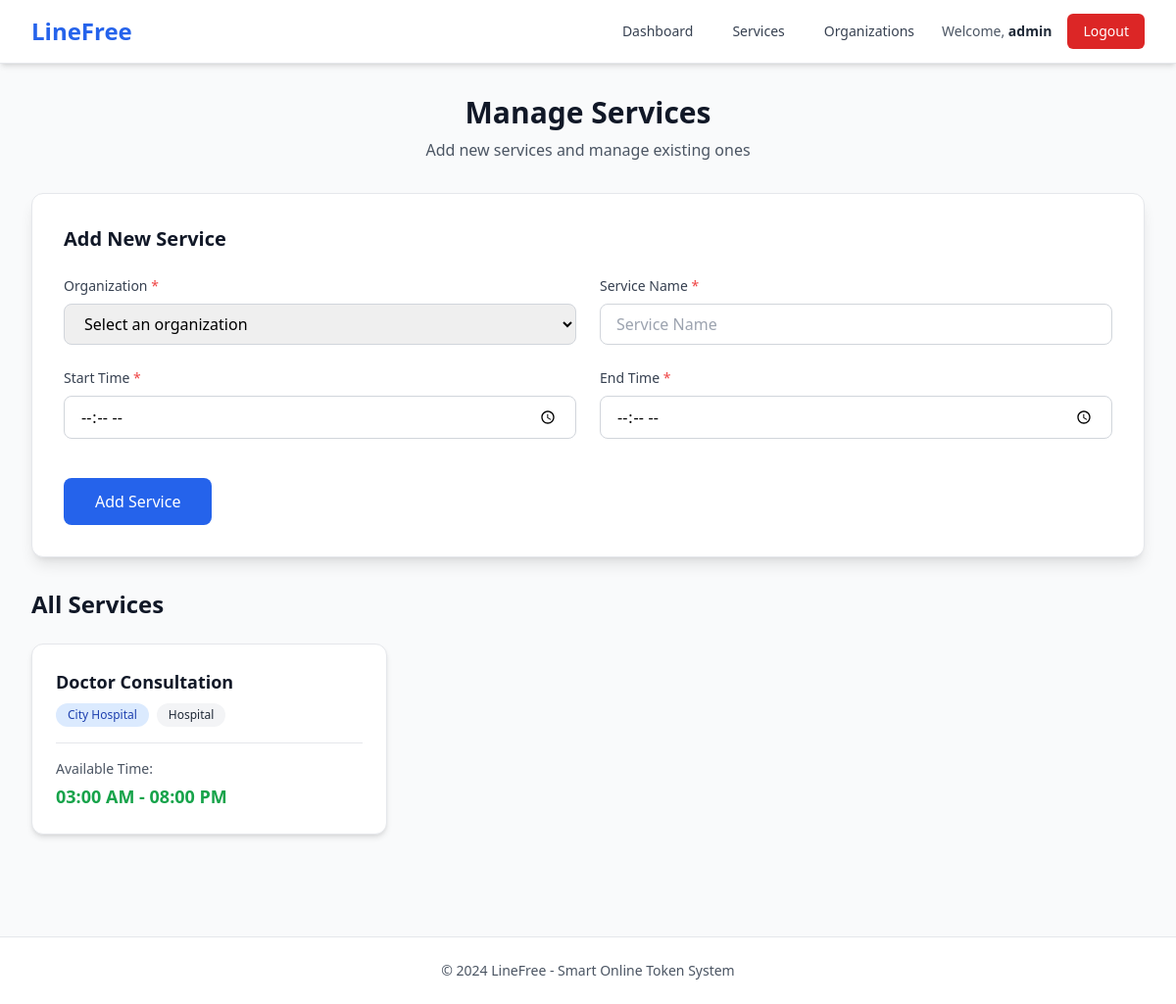
The page /admin-dashboard/services/ (signed in) on the database as committed earlier.
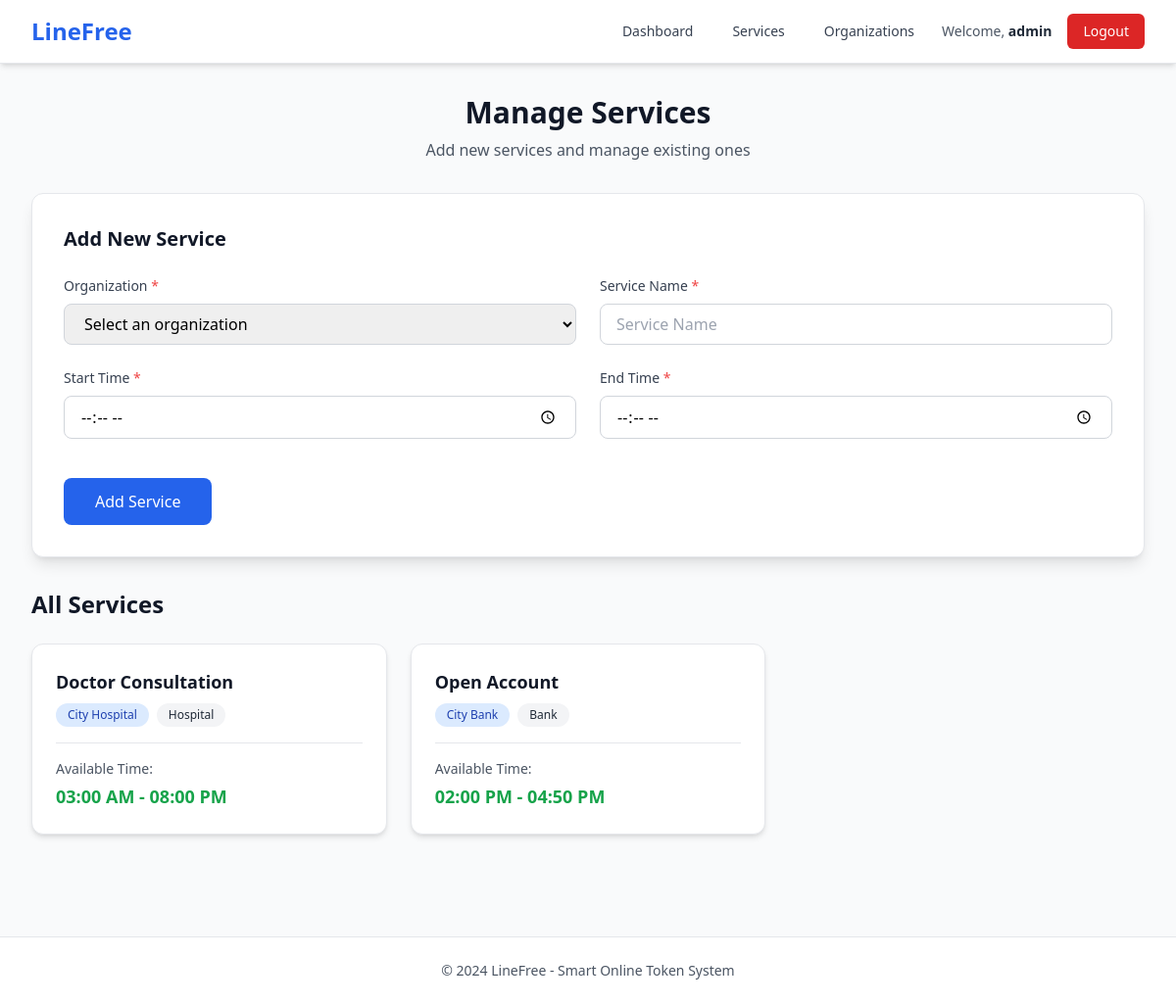
The same page on the database as committed later.
### linefree/models.py (models this page shows, shortened)
class Service(models.Model):
    organization = models.ForeignKey(Organization, on_delete=models.CASCADE, related_name="services")
    name = models.CharField(max_length=100)
    start_time = models.TimeField()
    end_time = models.TimeField()
    class Meta:
        unique_together = ['organization', 'name']  # Prevent duplicate service names within same organization

class Organization(models.Model):
    ORG_TYPES = [
        ("Hospital", "Hospital"),
        ("Bank", "Bank"),
        ("Other", "Other"),
    ]
    name = models.CharField(max_length=100)
    org_type = models.CharField(max_length=20, choices=ORG_TYPES)
    def __str__(self):
        return f"{self.name} . ({self.org_type})"

### linefree/views.py (the view)
# urls.py: path('admin-dashboard/services/', views.manage_services, name='manage_services'),
@login_required
@user_passes_test(is_admin)
def manage_services(request):
    services = Service.objects.select_related('organization').all()
    form = ServiceForm()
    if request.method == 'POST':
        form = ServiceForm(request.POST)
        if form.is_valid():
            form.save()
            messages.success(request, f"Service '{form.cleaned_data['name']}' added successfully!")
            return redirect('manage_services')
    return render(request, 'manage_services.html', {'form': form, 'services': services})

### linefree/views.py (called while the page is built)
def is_admin(user):
    return user.is_staff

### linefree/templates/manage_services.html (shortened to what this page needs)
{% extends 'base.html' %}
{% block content %}
<div class="max-w-6xl mx-auto">
    <div class="text-center mb-8">
        <h1 class="text-3xl font-bold text-gray-900 mb-2">Manage Services</h1>
        <p class="text-gray-600">Add new services and manage existing ones</p>
    </div>
    <div class="bg-white p-8 rounded-xl shadow-lg border border-gray-200 mb-8">
        <h2 class="text-xl font-semibold text-gray-900 mb-6">Add New Service</h2>
        <form method="post" class="space-y-6">
            <div class="grid md:grid-cols-2 gap-6">
                <div>
                    <label for="{{ form.organization.id_for_label }}" class="block text-sm font-medium text-gray-700 mb-2">
                        Organization <span class="text-red-500">*</span>
                    </label>
                    {{ form.organization }}
                </div>
                <div>
                    <label for="{{ form.name.id_for_label }}" class="block text-sm font-medium text-gray-700 mb-2">
                        Service Name <span class="text-red-500">*</span>
                    </label>
                    {{ form.name }}
                </div>
            </div>
            <div class="grid md:grid-cols-2 gap-6">
                <div>
                    <label for="{{ form.start_time.id_for_label }}" class="block text-sm font-medium text-gray-700 mb-2">
                        Start Time <span class="text-red-500">*</span>
                    </label>
                    {{ form.start_time }}
                </div>
                <div>
                    <label for="{{ form.end_time.id_for_label }}" class="block text-sm font-medium text-gray-700 mb-2">
                        End Time <span class="text-red-500">*</span>
                    </label>
                    {{ form.end_time }}
                </div>
            </div>
            <div class="pt-4">
                <button type="submit"
                        class="bg-blue-600 hover:bg-blue-700 text-white font-medium py-3 px-8 rounded-lg transition-colors focus:outline-none focus:ring-2 focus:ring-offset-2 focus:ring-blue-500">
                    Add Service
                </button>
            </div>
        </form>
    </div>
    <div class="mb-6">
        <h2 class="text-2xl font-semibold text-gray-900 mb-6">All Services</h2>
        <div class="grid md:grid-cols-2 lg:grid-cols-3 gap-6">
            {% for s in services %}
            <div class="bg-white p-6 rounded-xl border border-gray-200 shadow-md hover:shadow-lg transition-shadow">
                <div class="mb-4">
                    <h4 class="font-bold text-lg text-gray-900 mb-2">{{ s.name }}</h4>
                    <div class="flex items-center gap-2 mb-2">
                        <span class="px-3 py-1 text-xs font-medium bg-blue-100 text-blue-800 rounded-full">
                            {{ s.organization.name }}
                        </span>
                        <span class="px-3 py-1 text-xs font-medium bg-gray-100 text-gray-800 rounded-full">
                            {{ s.organization.org_type }}
                        </span>
                    </div>
                </div>
                <div class="mt-4 pt-4 border-t border-gray-200">
                    <p class="text-sm text-gray-600 mb-1">
                        <span class="font-medium">Available Time:</span>
                    </p>
                    <p class="text-lg font-semibold text-green-600">
                        {{ s.start_time|time:"h:i A" }} - {{ s.end_time|time:"h:i A" }}
                    </p>
                </div>
            </div>
            {% empty %}
            <div class="col-span-full text-center py-12 bg-white rounded-xl border border-gray-200">
                <p class="text-gray-500 text-lg">No services available.</p>
                <p class="text-gray-400 text-sm mt-2">Add your first service using the form above.</p>
            </div>
            {% endfor %}
        </div>
    </div>
</div>
{% endblock %}

Rows that differ between the two databases and show on the page:
added Service: name "Open Account", organization.name "City Bank", organization.org_type "Bank", start_time "02:00 PM", end_time "04:50 PM"
